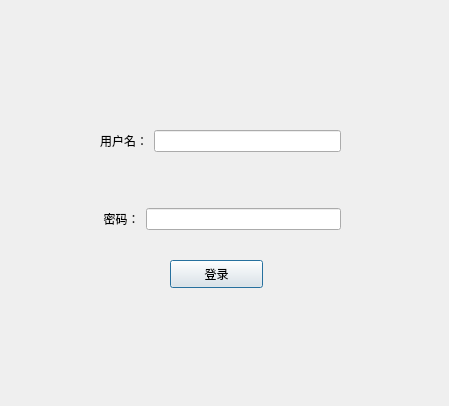
<?xml version="1.0" encoding="UTF-8"?>
<ui version="4.0">
 <class>Dialog</class>
 <widget class="QDialog" name="Dialog">
  <property name="geometry">
   <rect>
    <x>0</x>
    <y>0</y>
    <width>449</width>
    <height>406</height>
   </rect>
  </property>
  <property name="windowTitle">
   <string>Dialog</string>
  </property>
  <widget class="QPushButton" name="pushButton">
   <property name="geometry">
    <rect>
     <x>170</x>
     <y>260</y>
     <width>93</width>
     <height>28</height>
    </rect>
   </property>
   <property name="text">
    <string>登录</string>
   </property>
  </widget>
  <widget class="QWidget" name="">
   <property name="geometry">
    <rect>
     <x>100</x>
     <y>130</y>
     <width>241</width>
     <height>100</height>
    </rect>
   </property>
   <layout class="QVBoxLayout" name="verticalLayout">
    <item>
     <layout class="QHBoxLayout" name="horizontalLayout_2">
      <item>
       <widget class="QLabel" name="label">
        <property name="text">
         <string>用户名：</string>
        </property>
        <property name="alignment">
         <set>Qt::AlignCenter</set>
        </property>
       </widget>
      </item>
      <item>
       <widget class="QLineEdit" name="username"/>
      </item>
     </layout>
    </item>
    <item>
     <spacer name="verticalSpacer">
      <property name="orientation">
       <enum>Qt::Vertical</enum>
      </property>
      <property name="sizeHint" stdset="0">
       <size>
        <width>20</width>
        <height>40</height>
       </size>
      </property>
     </spacer>
    </item>
    <item>
     <layout class="QHBoxLayout" name="horizontalLayout">
      <item>
       <widget class="QLabel" name="label_2">
        <property name="text">
         <string> 密码：</string>
        </property>
        <property name="alignment">
         <set>Qt::AlignCenter</set>
        </property>
       </widget>
      </item>
      <item>
       <widget class="QLineEdit" name="password"/>
      </item>
     </layout>
    </item>
   </layout>
  </widget>
 </widget>
 <resources/>
 <connections/>
</ui>
